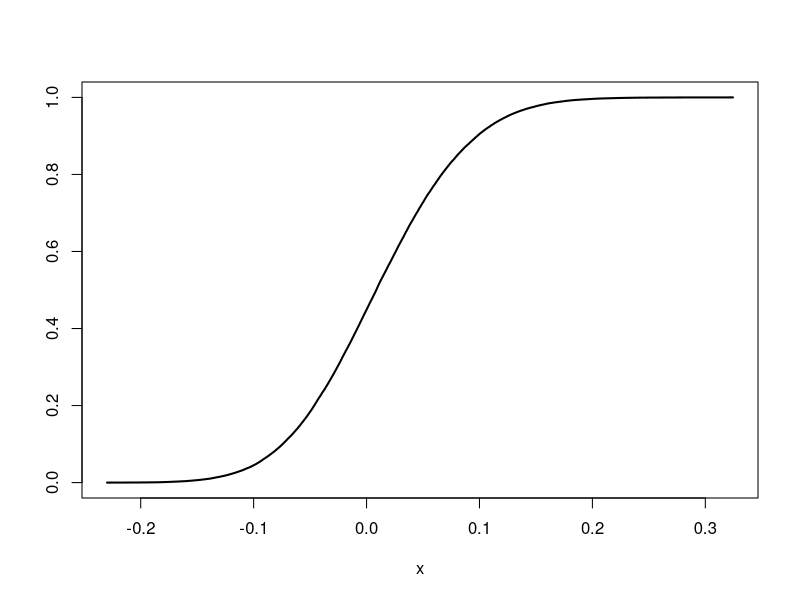
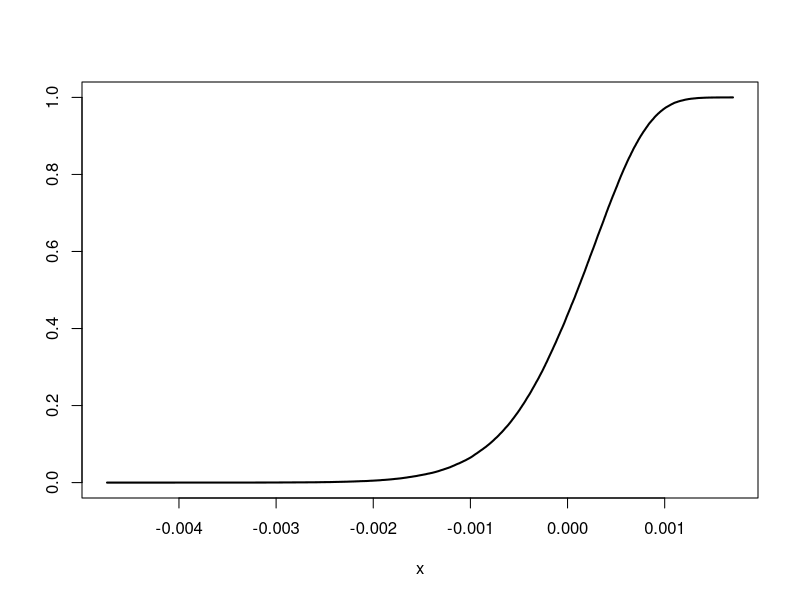

Here is the R script that generated these plots, in order:
## ---- chunk 1
knitr::opts_knit$set(root.dir = '/home/tucker/Documents/GitHub/BEwebinar/Data')
## ---- chunk 2
gassa <- read.table("GasSA_2-11-13.dat")
gassa <- ts(log(gassa),start=1992,frequency=12)
gas.diff <- diff(gassa)
n <- length(gas.diff)
## ---- chunk 3
rho.hat <- acf(gas.diff,lag=n-1,type="correlation",plot=FALSE)$acf[,,1]
gas.acf12 <- rho.hat[13]
p.order <- 12
phi.ar <- solve(toeplitz(rho.hat[1:p.order])) %*% rho.hat[2:(p.order+1)]

gas.resids <- gas.diff[(p.order+1):n]
for(i in 1:p.order) { gas.resids <- gas.resids - phi.ar[i]*gas.diff[(p.order+1-i):(n-i)] }
gas.resids <- gas.resids - mean(gas.resids)
gas.edf <- sort(gas.resids)

monte.roots <- NULL
burnin <- 500
Monte <- 100000
for(i in 1:Monte)
{
	monte.resids <- sample(gas.edf,size=n+burnin,replace=TRUE)
	init.value <- rep(0,p.order)
	monte.sample <- filter(monte.resids,phi.ar,method="recursive",init=init.value)[(burnin+1):(burnin+n)]
	monte.root <- acf(monte.sample,lag=n-1,plot=FALSE)$acf[,,1][13] - gas.acf12
	monte.roots <- c(monte.roots,monte.root)
}
# hist(monte.roots)
interval <- c(sort(monte.roots)[floor(.025*Monte)],sort(monte.roots)[floor(.975*Monte)])
## ---- chunk 4
plot(sort(monte.roots),seq(1,Monte)/Monte,type="l",xlab="x",ylab="",lwd=2)
## ---- chunk 5
ndc <- read.table("Nondefcap.dat")
ndc <- ts(ndc[,2],start=c(1992,3),frequency=12,names= "NewOrders")
ndc.diff <- diff(ndc)
n <- length(ndc.diff)
## ---- chunk 6
gamma.hat <- acf(ndc.diff,lag=n-1,type="covariance",plot=FALSE)$acf[,,1]
ndc.acf1 <- gamma.hat[2]
q.order <- 10
gamma.mat <- toeplitz(c(gamma.hat[1:(q.order+1)],rep(0,n-(q.order+1))))

gamma.chol <- t(chol(gamma.mat))
ndc.resids <- solve(gamma.chol,ndc.diff)
ndc.resids <- ndc.resids - mean(ndc.resids)
ndc.edf <- sort(ndc.resids)

monte.roots <- NULL
Monte <- 100000
for(i in 1:Monte)
{
	monte.resids <- sample(ndc.edf,size=n,replace=TRUE)
	monte.sample <- gamma.chol %*% monte.resids
	monte.root <- acf(monte.sample,lag=n-1,plot=FALSE,type="covariance")$acf[,,1][2] - ndc.acf1
	monte.roots <- c(monte.roots,monte.root)
}
# hist(monte.roots)
interval <- c(sort(monte.roots)[floor(.025*Monte)],sort(monte.roots)[floor(.975*Monte)])
## ---- chunk 7
plot(sort(monte.roots),seq(1,Monte)/Monte,type="l",xlab="x",ylab="",lwd=2)
